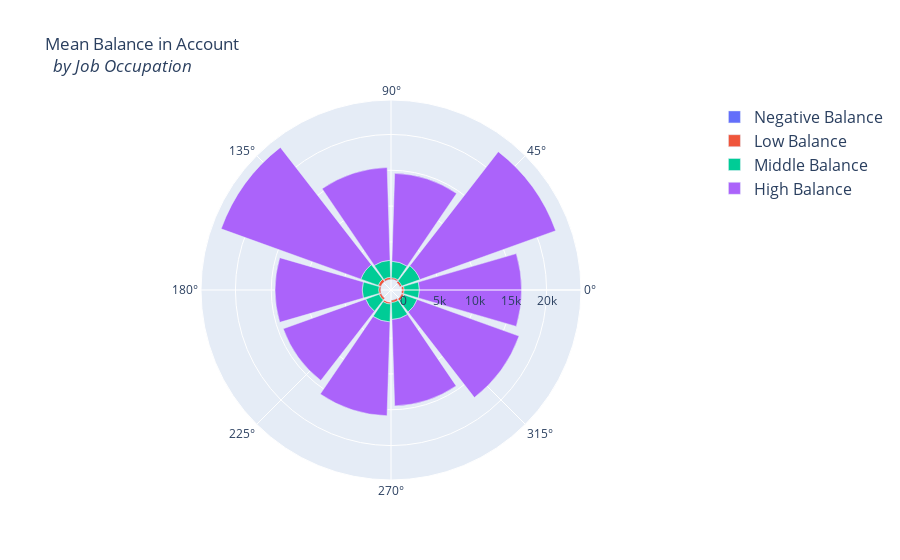

The notebook cell this image was saved under:
### Code cell
# Balance Distribution
df = train
# Create a Balance Category
df["balance_status"] = np.nan
lst = [df]

for col in lst:
    col.loc[col["balance"] < 0, "balance_status"] = "negative"
    col.loc[(col["balance"] >= 0) & (col["balance"] <= 30000), "balance_status"] = "low"
    col.loc[(col["balance"] > 30000) & (col["balance"] <= 50000), "balance_status"] = "middle"
    col.loc[col["balance"] > 50000, "balance_status"] = "high"
    
# balance by balance_status
negative = df["balance"].loc[df["balance_status"] == "negative"].values.tolist()
low = df["balance"].loc[df["balance_status"] == "low"].values.tolist()
middle = df["balance"].loc[df["balance_status"] == "middle"].values.tolist()
high = df["balance"].loc[df["balance_status"] == "high"].values.tolist()


# Get the average by occupation in each balance category
job_balance = df.groupby(['job', 'balance_status'])['balance'].mean()


trace1 = go.Barpolar(
    r=[-199.0, -392.0, -209.0, -247.0, -233.0, -270.0, -271.0, 0, -276.0, -134.5],
    text=["blue-collar", "entrepreneur", "housemaid", "management", "retired", "self-employed",
         "services", "student", "technician", "unemployed"],
    name='Negative Balance',
)
trace2 = go.Barpolar(
    r=[319.5, 283.0, 212.0, 313.0, 409.0, 274.5, 308.5, 253.0, 316.0, 330.0],
    text=["blue-collar", "entrepreneur", "housemaid", "management", "retired", "self-employed",
         "services", "student", "technician", "unemployed"],
    name='Low Balance',
)
trace3 = go.Barpolar(
    r=[2128.5, 2686.0, 2290.0, 2366.0, 2579.0, 2293.5, 2005.5, 2488.0, 2362.0, 1976.0],
    text=["blue-collar", "entrepreneur", "housemaid", "management", "retired", "self-employed",
         "services", "student", "technician", "unemployed"],
    name='Middle Balance',
)
trace4 = go.Barpolar(
    r=[14247.5, 20138.5, 12278.5, 12956.0, 20723.0, 12159.0, 12223.0, 13107.0, 12063.0, 15107.5],
    text=["blue-collar", "entrepreneur", "housemaid", "management", "retired", "self-employed",
         "services", "student", "technician", "unemployed"],
    name='High Balance',

)
data = [trace1, trace2, trace3, trace4]
layout = go.Layout(
    title='Mean Balance in Account<br> <i> by Job Occupation</i>',
    font=dict(
        size=12
    ),
    legend=dict(
        font=dict(
            size=16
        )
    ),
    radialaxis=dict(
        ticksuffix='%'
    ),
    orientation=270
)
fig = go.Figure(data=data, layout=layout)
iplot(fig, filename='polar-area-chart')

### Figure 1 — Plotly figure (JSON) as saved in the notebook; plotly's stock layout.template omitted (floating-point values rounded to 4 significant figures)
{"data": [{"name": "Negative Balance", "r": [-199, -392, -209, -247, -233, -270, -271, 0, -276, -134.5], "text": ["blue-collar", "entrepreneur", "housemaid", "management", "retired", "self-employed", "services", "student", "technician", "unemployed"], "type": "barpolar"}, {"name": "Low Balance", "r": [319.5, 283, 212, 313, 409, 274.5, 308.5, 253, 316, 330], "text": ["blue-collar", "entrepreneur", "housemaid", "management", "retired", "self-employed", "services", "student", "technician", "unemployed"], "type": "barpolar"}, {"name": "Middle Balance", "r": [2128.0, 2686, 2290, 2366, 2579, 2294.0, 2006.0, 2488, 2362, 1976], "text": ["blue-collar", "entrepreneur", "housemaid", "management", "retired", "self-employed", "services", "student", "technician", "unemployed"], "type": "barpolar"}, {"name": "High Balance", "r": [14250.0, 20140.0, 12280.0, 12956, 20723, 12159, 12223, 13107, 12063, 15110.0], "text": ["blue-collar", "entrepreneur", "housemaid", "management", "retired", "self-employed", "services", "student", "technician", "unemployed"], "type": "barpolar"}], "layout": {"font": {"size": 12}, "legend": {"font": {"size": 16}}, "orientation": -90, "radialaxis": {"ticksuffix": "%"}, "title": {"text": "Mean Balance in Account<br> <i> by Job Occupation</i>"}}}
